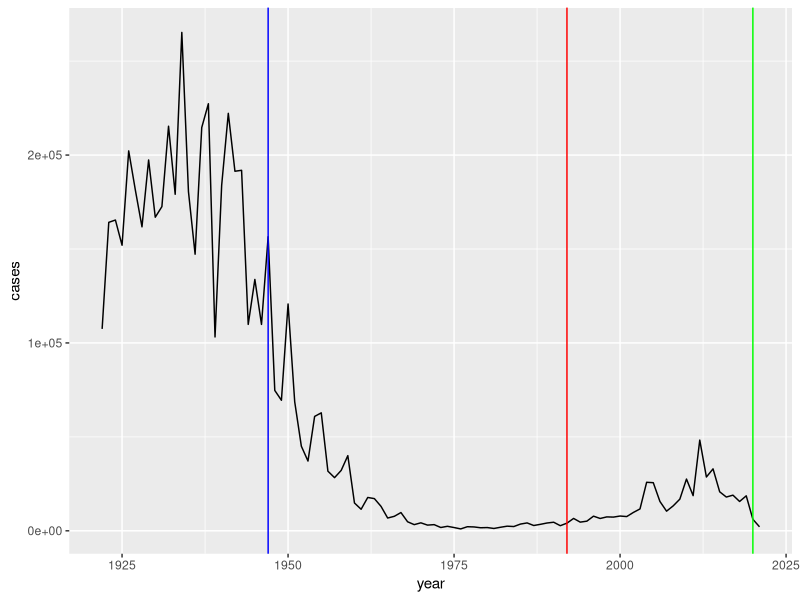

Write the R code that produced this figure. (Note: this script raises an error after producing the figure.)
## ---- chunk 1
cdc <- data.frame( year = c(1922L,1923L,1924L,1925L, 1926L,1927L,1928L,1929L,1930L,1931L,1932L,1933L,1934L,1935L,1936L,1937L,1938L,1939L,1940L,1941L,1942L,1943L,1944L,1945L,1946L,1947L,1948L,1949L,1950L,1951L,1952L,1953L,1954L,1955L,1956L,1957L,1958L,1959L,1960L,1961L,1962L,1963L,1964L,1965L,1966L,1967L,1968L,1969L,1970L,1971L,1972L,1973L,1974L,1975L,1976L,1977L,1978L,1979L,1980L,1981L,1982L,1983L,1984L,1985L,1986L,1987L,1988L,1989L,1990L,1991L,1992L,1993L,1994L,1995L,1996L,1997L,1998L,1999L,2000L,2001L,2002L,2003L,2004L,2005L,2006L,2007L,2008L,2009L,2010L,2011L,2012L,2013L,2014L,2015L,2016L,2017L,2018L,2019L,2020L,2021L),
  cases = c(107473,164191,165418,152003,202210,181411,161799,197371,166914,172559,215343,179135,265269,180518,147237,214652,227319,103188,183866,222202,191383,191890,109873,133792,109860,156517,74715,69479,120718,68687,45030,37129,60886,62786,31732,28295,32148,40005,14809,11468,17749,17135,13005,6799,7717,9718,4810,3285,4249,3036,3287,1759,2402,1738,1010,2177,2063,1623,1730,1248,1895,2463,2276,3589,4195,2823,3450,4157,4570,2719,4083,6586,4617,5137,7796,6564,7405,7298,7867,7580,9771,11647,25827,25616,15632,10454,13278,16858,27550,18719,48277,28639,32971,20762,17972,18975,15609,18617,6124,2116)
       )
## ---- chunk 2
head(cdc)
## ---- chunk 3
library(ggplot2)
## ---- chunk 4
ggplot(cdc, aes(year, cases)) +
  geom_line() +
  geom_vline(xintercept=1947, col="blue") +
  geom_vline(xintercept=1992, col="red") +
  geom_vline(xintercept=2020, col="green") 
## ---- chunk 5
library(jsonlite)
subject <- read_json("http://cmi-pb.org/api/subject",
                     simplifyVector = TRUE)
head(subject)
## ---- chunk 6
sum(subject$infancy_vac == "wP")
sum(subject$infancy_vac == "aP")
## ---- chunk 7
table(subject$infancy_vac)
## ---- chunk 8
table(subject$biological_sex)
## ---- chunk 9
table(subject$race, subject$biological_sex)
## ---- chunk 10
subject$year_of_birth
## ---- chunk 11
library(lubridate)
## ---- chunk 12
today()
## ---- chunk 13
today() - ymd("2002-11-19")
## ---- chunk 14
time_length(today() - ymd("2002-11-19"), "years")
## ---- chunk 15
subject$age <- time_length( today() - ymd(subject$year_of_birth), "years" )
## ---- chunk 16
library(dplyr)
wPsubject <- filter(subject, infancy_vac == "wP")
head(wPsubject)
mean(wPsubject$age)

aPsubject <- filter(subject, infancy_vac == "aP")
mean(aPsubject$age)

t.test(wPsubject$age, aPsubject$age)
## ---- chunk 17
int <- ymd(subject$date_of_boost) - ymd(subject$year_of_birth)
age_at_boost <- time_length(int, "year")
head(age_at_boost)
## ---- chunk 18
ggplot(subject) +
  aes(age, fill = infancy_vac) +
  geom_histogram()
## ---- chunk 19
ggplot(subject) +
  aes(time_length(age, "year"),
      fill=as.factor(infancy_vac)) +
  geom_histogram(show.legend=FALSE) +
  facet_wrap(vars(infancy_vac), nrow=2)
## ---- chunk 20
specimen <- read_json("http://cmi-pb.org/api/specimen", simplifyVector = T)
head(specimen)
## ---- chunk 21
library(dplyr)

meta <- inner_join(subject, specimen)
head(meta)
## ---- chunk 22
ab_titer <- read_json("http://cmi-pb.org/api/v4/plasma_ab_titer",
                      simplifyVector = T)

head(ab_titer)
## ---- chunk 23
abdata <- inner_join(ab_titer, meta)
head(abdata)
dim(abdata)
## ---- chunk 24
table(abdata$antigen)
## ---- chunk 25
table(abdata$dataset)
## ---- chunk 26
igg <- abdata %>% filter(isotype == "IgG")
head(igg)
## ---- chunk 27
ggplot(igg) +
  aes(MFI_normalised, antigen) +
  geom_boxplot() + 
    xlim(0,75) +
  facet_wrap(vars(visit), nrow=2)
## ---- chunk 28
ggplot(abdata) +
  aes(MFI, antigen) +
  geom_boxplot()
## ---- chunk 29
ggplot(abdata) +
  aes(MFI, antigen, col=infancy_vac) +
  geom_boxplot() +
  facet_wrap(vars(infancy_vac), nrow=2)
## ---- chunk 30
table(abdata$dataset)
## ---- chunk 31
filter(igg, antigen=="OVA") %>%
  ggplot() +
  aes(MFI_normalised, col=infancy_vac) +
  geom_boxplot(show.legend = F) +
  facet_wrap(vars(visit)) +
  theme_bw()
## ---- chunk 32
filter(igg, antigen=="PT") %>%
  ggplot() +
  aes(MFI_normalised, col=infancy_vac) +
  geom_boxplot(show.legend = F) +
  facet_wrap(vars(visit)) +
  theme_bw()
## ---- chunk 33
filter(igg, antigen=="FIM2/3") %>%
  ggplot() +
  aes(MFI_normalised, col=infancy_vac) +
  geom_boxplot(show.legend = F) +
  facet_wrap(vars(visit)) +
  theme_bw()
## ---- chunk 34
abdata.21 <- filter(abdata, dataset == "2021_dataset")
table(abdata.21$dataset)
## ---- chunk 35
pt.21 <- filter(abdata.21, isotype == "IgG", antigen == "PT")
## ---- chunk 36
ggplot(pt.21) +
  aes(x=planned_day_relative_to_boost,
        y=MFI_normalised,
        col=infancy_vac,) +
    geom_point()
## ---- chunk 37
ggplot(pt.21) +
  aes(x=planned_day_relative_to_boost,
        y=MFI_normalised,
        col=infancy_vac,
        group=subject_id) +
    geom_point() +
    geom_line() +
    geom_vline(xintercept=0, linetype="dashed") +
    geom_vline(xintercept=14, linetype="dashed") +
    labs(title="2021 Dataset IgG PT", x = "Days After Boost", y = "MFI")
